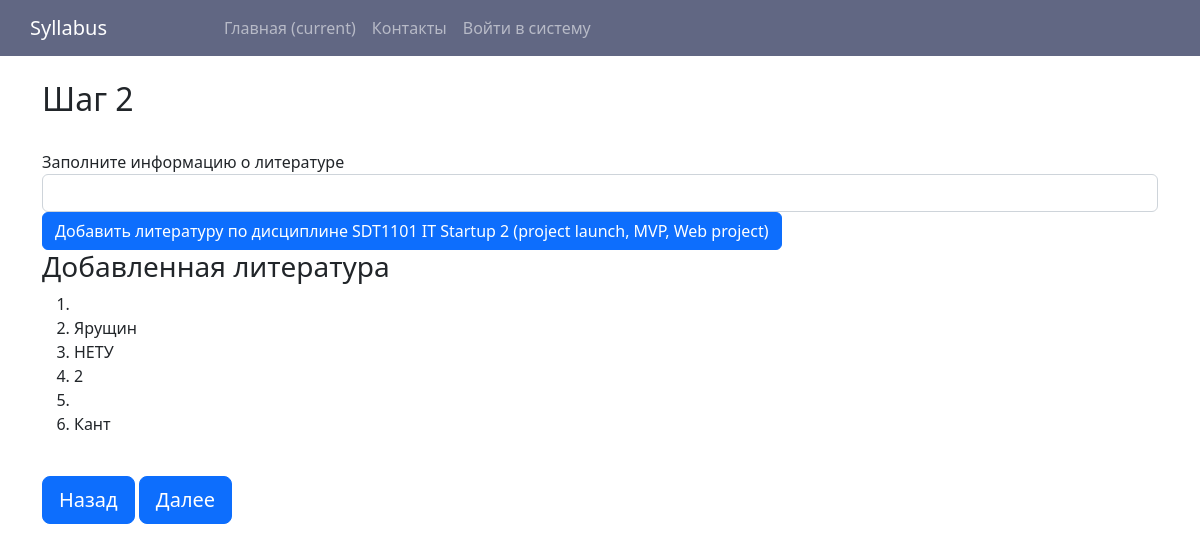
/literature_form/47, run on the app's committed database.
### syllabuses/models.py (models this page shows, shortened)
class Syllabus(models.Model):
    syllabus_name = models.CharField('Название силлабуса', max_length=255)
    course = models.ForeignKey(Course, on_delete=models.CASCADE, null=True, verbose_name='Дисциплина')
    training_level = models.ForeignKey(EduLevel, on_delete=models.CASCADE, null=True, verbose_name='Уровень обучения')
    language_of_education = models.ForeignKey(Language, on_delete=models.CASCADE, null=True, verbose_name='Язык обучения')
    proficiency_level = models.ForeignKey(Proficiency, on_delete=models.CASCADE, null=True, verbose_name='Уровень владения языком')
    total_hours = models.IntegerField('Всего часов', null=True)
    classroom_hours = models.IntegerField('Классных часов', null=True)
    semester=models.IntegerField('Семестр', null=True)
    ects = models.IntegerField('ects кредиты', null=True)
    iw_hours = models.IntegerField('СРОП часов', null=True)
    prerequisites = models.TextField('Пререквизиты', blank=False)
    format_of_training = models.ForeignKey(Format,on_delete=models.CASCADE, null=True, verbose_name='Формат обучения')
    edu_programms = models.TextField('Образовательные программы', blank=False)
    time_place = models.TextField('Время и место проведения',blank=False)
    instructor = models.ForeignKey(CustomUser, on_delete=models.CASCADE, blank=True, verbose_name='Инструктор/Преподаватель')
    course_objective = models.TextField('Цель курса',blank=False)
    document = models.FileField('Файл', null=True, blank=True)
    agreed_with = models.ForeignKey(Director, on_delete=models.CASCADE, null=True, verbose_name='Согласовывает: ')
    status = models.ForeignKey(Status, on_delete=models.CASCADE, null=True)
    course_philosophy = models.TextField('Философия курса', blank=False)
    course_etics = models.TextField('Политика курса', blank=False)
    asu = models.BooleanField('На основе ASU', default=0)

class Course(models.Model):
    name = models.CharField('Название дисциплины', max_length=255)
    code = models.CharField('Код', max_length=255)
    def __str__(self):
        return f"{self.code} {self.name}"

class Literature(models.Model):
    course = models.ForeignKey(Course, on_delete=models.CASCADE, null=True, verbose_name='Дисциплина', related_name='literature_set')
    title = models.TextField('Название', blank=False)
    syllabus = models.ForeignKey(Syllabus, on_delete=models.CASCADE, null=True, verbose_name='Силлабус', related_name='literature_set')

### syllabuses/views.py (the view)
# urls.py: path('literature_form/<int:syllabus_id>', views.add_literature, name="literature_form"),
def add_literature(request, syllabus_id: int):
    syllabus = Syllabus.objects.get(pk=syllabus_id)
    if request.method == "POST":
        title = request.POST["title"]
        Literature.objects.create(
            course=syllabus.course,
            title=title,
        )
    return render(request, 'syllabuses/literature_form.html',
                  {
                      'syllabus': syllabus,
                      'literatures': Literature.objects.filter(course=syllabus.course),
                    })

### syllabuses/templates/syllabuses/literature_form.html (shortened to what this page needs)
{% extends 'syllabuses/base.html' %}
{% block content %}
<div class="container">
  <br/>
  <h2>Шаг 2</h2><br/>
  Заполните информацию о литературе
  <br/>
  <form method="post" id="literature-form">
      <input class="form-input" name="title">
      <button type="submit" class="btn btn-primary">Добавить литературу по дисциплине {{ syllabus.course }}</button>
  </form>
<h3>Добавленная литература</h3>
<ol>
    {% for literature in literatures %}
        <li>{{ literature.title }}</li>
    {% endfor %}
</ol>
<br/>
<a href="{% url 'create_syllabus'%}" class="btn btn-primary btn-lg">Назад</a>
<a href="{% url 'next_step' syllabus.id %}" class="btn btn-primary btn-lg">Далее</a>
</div>
{% endblock %}

### syllabuses/templates/syllabuses/literature_form.html (style rules this page uses)
input, textarea, select { display: block; width: 100%; padding: 0.375rem 0.75rem; font-size: 1rem; font-weight: 400; line-height: 1.5; color: #212529; background-color: #fff; background-clip: padding-box; border: 1px solid #ced4da; -webkit-appearance: none; -moz-appearance: none; appearance: none; border-radius: 0.375rem; transition: border-color .15s ease-in-out,box-shadow .15s ease-in-out; }

### data on the page
Syllabus: course "SDT1101 IT Startup 2 (project launch, MVP, Web project)"
Literature: title "Ярущин"
Literature: title "НЕТУ"
Literature: title "2"
Literature: title "Кант"
